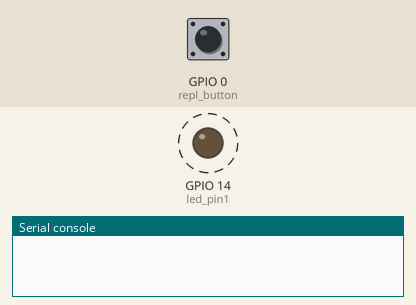
This program was run on a simulated ESP32 board running MicroPython. On the bench: output pins drawn as LEDs (lit = HIGH), the last lines printed to the serial console. Dashed ring = blinking. Inputs (shaded band) come from the test bench; at power-on: GPIO 0 (repl_button) HIGH. At 2.2 s the program stops and its outputs stay as they are.

Above: at 1.2 s.
1.3 s: GPIO 0 (repl_button) pulled LOW for 2.5 s
At 2.4 s:
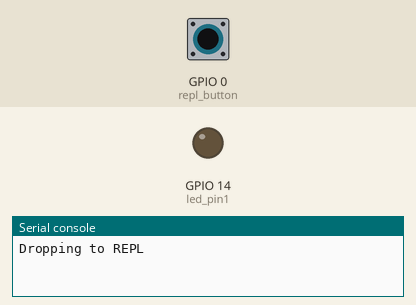
Timing chart, 0 to 3.7 s (numbered marks = the images above; inputs shaded):
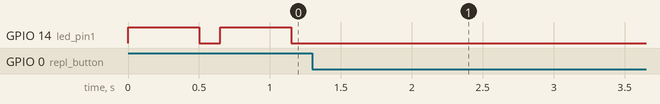

The program:

lab1.py
```python
import machine
import sys
import time

# Pin definitions
repl_button = machine.Pin(0, machine.Pin.IN, machine.Pin.PULL_UP)
led_pin1 = machine.Pin(14, machine.Pin.OUT)


# Function definitions
def blink(led_pin):
    led_pin.on()
    time.sleep_ms(1000)
    led_pin.off()
    time.sleep_ms(1000)


def heartbeat(led_pin):
    led_pin.on()
    time.sleep_ms(500)
    led_pin.off()
    time.sleep_ms(150)
    led_pin.on()
    time.sleep_ms(500)
    led_pin.off()
    time.sleep_ms(1000)


# Infinite Loop
while True:
    # If button 0 is pressed, drop to REPL
    if repl_button.value() == 0:
        print("Dropping to REPL")
        sys.exit()

    # blink(led_pin1)
    heartbeat(led_pin1)
```

Measured:
- after the input at 1.3 s, GPIO 14 (led_pin1): stops changing and stays LOW
- by itself, GPIO 14 (led_pin1): alternates HIGH for 0.50 s and LOW for 0.15 s
